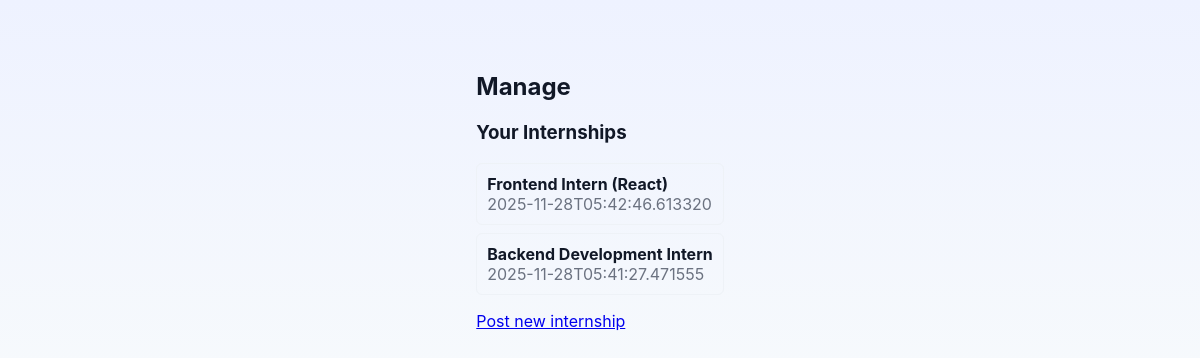
The page /manage (signed in) on the database its author committed.
### tables this page shows
CREATE TABLE internships (
        id INTEGER PRIMARY KEY AUTOINCREMENT,
        company_id INTEGER,
        title TEXT NOT NULL,
        description TEXT,
        location TEXT,
        stipend TEXT,
        skills_required TEXT,
        category TEXT,
        created_at TEXT,
        FOREIGN KEY(company_id) REFERENCES users(id)
    );

### app.py (the view, shortened to what this page needs)
@app.route("/manage")
def manage():
    user = get_current_user()
    if not user:
        flash("Please login.")
        return redirect(url_for("login"))
    if user.get("role") == "company":
        rows = query_all("SELECT * FROM internships WHERE company_id = ? ORDER BY created_at DESC", (user["id"],))
        internships_list = [dict(r) for r in rows] if rows else []
        return render_template("manage.html", internships=internships_list, applications=[])

### app.py (called while the page is built)
def get_db_conn():
    os.makedirs(DB_DIR, exist_ok=True)
    conn = sqlite3.connect(DB_PATH, timeout=30, check_same_thread=False)
    conn.row_factory = sqlite3.Row
    return conn

def query_one(query, params=()):
    conn = get_db_conn()
    cur = conn.cursor()
    cur.execute(query, params)
    row = cur.fetchone()
    conn.close()
    return row

def query_all(query, params=()):
    conn = get_db_conn()
    cur = conn.cursor()
    cur.execute(query, params)
    rows = cur.fetchall()
    conn.close()
    return rows

def get_current_user():
    uid = session.get('user_id')
    if not uid:
        return None
    row = query_one("SELECT * FROM users WHERE id = ?", (uid,))
    return dict(row) if row else None

@app.context_processor
def inject_user():
    return dict(user=get_current_user())

### templates/manage.html (shortened to what this page needs)
<!DOCTYPE html>
<html lang="en">
<head>
  <link rel="stylesheet" href="{{ url_for('static', filename='style.css') }}">
</head>
<body>
  <div style="max-width:900px;margin:28px auto;">
    <h2>Manage</h2>
    <h3>Your Internships</h3>
    {% if internships %}
      {% for i in internships %}
        <div style="border:1px solid #eef2f7;padding:10px;border-radius:6px;margin-bottom:8px;">
          <div style="font-weight:700">{{ i.title }}</div>
          <div style="color:#6b7280">{{ i.created_at }}</div>
        </div>
      {% endfor %}
    {% else %}
      <p>No internships found.</p>
    {% endif %}
    <p><a href="{{ url_for('post_internship') }}">Post new internship</a></p>
  </div>
</body>
</html>

### static/style.css (style rules this page uses)
:root { --bg:#f6f8fb; --card:#ffffff; --muted:#6b7280; --accent:#2563eb; --success:#16a34a; --danger:#ef4444; --warn:#f59e0b; --rounded:10px; --maxwidth:980px; --glass: rgba(255,255,255,0.7); }
* { box-sizing:border-box }
body { margin:0; font-family: Inter, system-ui, -apple-system, "Segoe UI", Roboto, "Helvetica Neue", Arial; background: linear-gradient(180deg,#eef2ff 0%, #f7fafc 100%); color:#111827; -webkit-font-smoothing:antialiased; -moz-osx-font-smoothing:grayscale; padding:24px; display:flex; justify-content:center; }

### rows shown on the page
internships: title "Frontend Intern (React)", created_at "2025-11-28T05:42:46.613320"
internships: title "Backend Development Intern", created_at "2025-11-28T05:41:27.471555"
